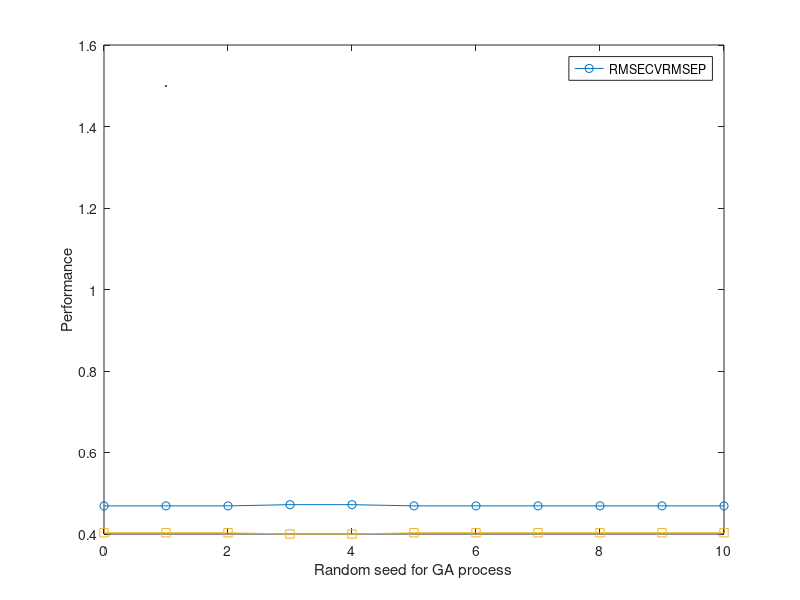

This chart was generated by the following MATLAB code: (Note: this script raises an error after producing the figure.)
%for wheat
%SG-15-2-3 + MSC
RMSECV = [0.469,0.469,0.469,0.472,0.472,0.469,0.469,0.469,0.469,0.469,0.469];
RMSEP = [0.403,0.403,0.403,0.400,0.400,0.403,0.403,0.403,0.403,0.403,0.403];
num = [4,3,2,2,2,2,2,2,2,2,2];
N = 0:1:10;


figure("Name","Random seed for GA Process on wheat data","Color",'w');  

plot(N,RMSECV,'-o',LineWidth=1.5);
hold on;
plot(N,RMSEP,'-s',LineWidth=1.5);
xlabel("Random seed for GA process");  % 更专业的表达
ylabel("Performance");  % 更准确的指标名称
legend(["RMSECV","RMSEP"],'Location','best');  % 更清晰的图例说明
SCIPlot;

RMSECV = [0.687,0.687,0.687,0.687,0.675,0.687,0.687,0.675,0.687,0.687,0.687];
RMSEP = [0.695,0.695,0.695,0.695,0.707,0.695,0.695,0.707,0.695,0.695,0.695];


%SG-15-2-4+SNV+CARS
figure("Name","Random seed for GA process on meat data","Color",'w');

plot(N,RMSECV,'-o',LineWidth=1.5);
hold on;
plot(N,RMSEP,'-s',LineWidth=1.5);
xlabel("Random seed for GA process");  % 更专业的表达
ylabel("Performance");  % 更准确的指标名称
legend(["RMSECV","RMSEP"],'Location','best');  % 更清晰的图例说明
SCIPlot;